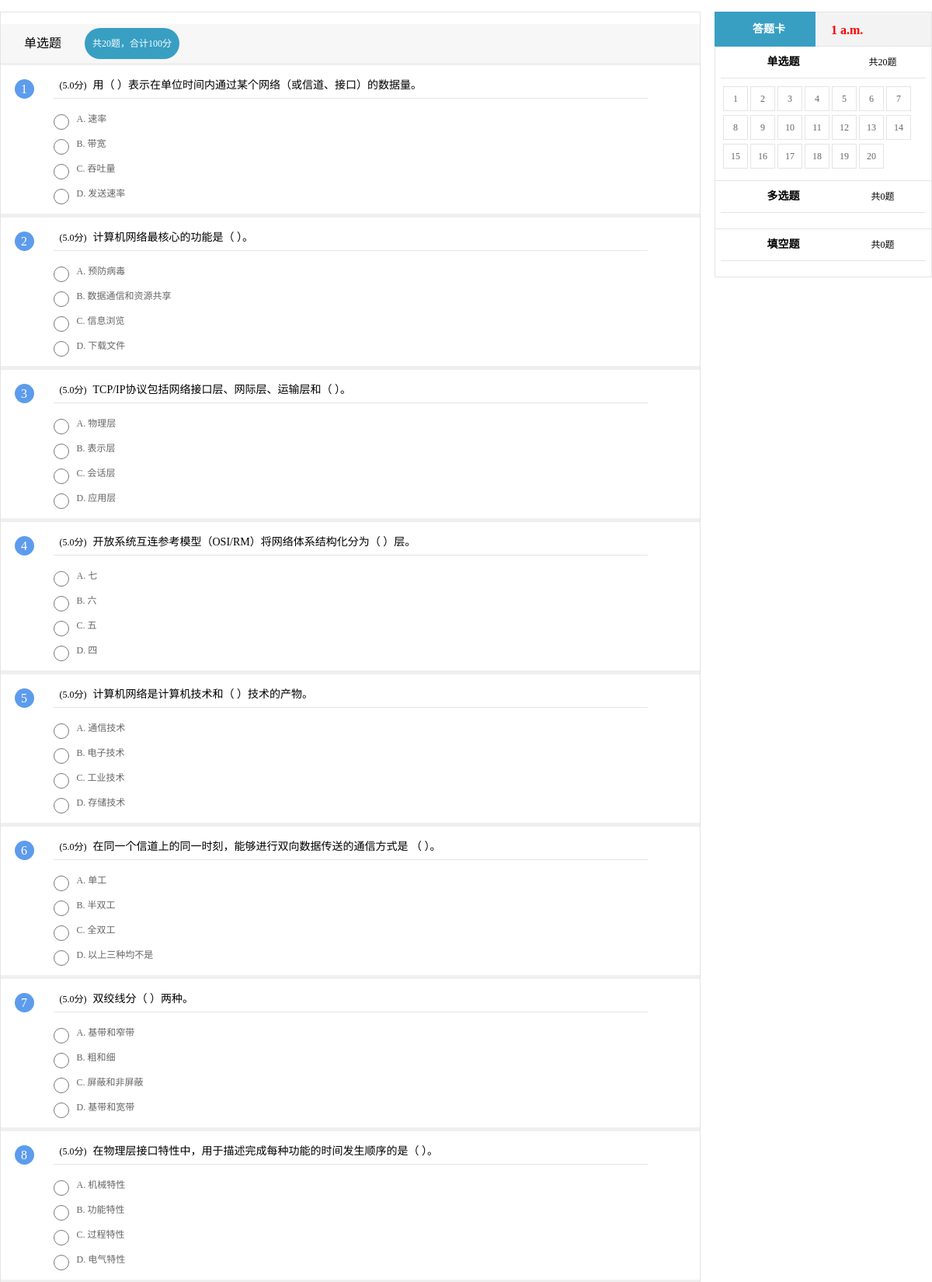
Screenshot of /6/ (signed in, upper part) with the database file from the repository.
### testsystem/models.py (models this page shows, shortened)
class Paper(models.Model):
    paper_text = models.CharField('试卷标题', max_length=128)
    pub_date = models.DateTimeField('发布日期', auto_now_add=True)
    time = models.TimeField("限时")
    class Meta:
        verbose_name = '试卷'
        verbose_name_plural = verbose_name

class SC_question(models.Model):
    SC_text = models.CharField('单选题内容', max_length=200)
    SC_solution = models.CharField('单选题答案', max_length=1, choices=SYMBOLS)
    value = models.DecimalField('分值', max_digits=4, decimal_places=1)
    paper = models.ForeignKey(Paper, on_delete=models.CASCADE)
    class Meta:
        verbose_name = '单选题'
        verbose_name_plural = verbose_name

class SC_choice(models.Model):
    choice_symbol = models.CharField('选项符号', max_length=1, choices=SYMBOLS)
    choice_text = models.CharField('选项内容', max_length=200)
    question = models.ForeignKey(SC_question, on_delete=models.CASCADE)
    paper = models.ForeignKey(Paper, on_delete=models.CASCADE)
    class Meta:
        verbose_name = '单选题选项'
        verbose_name_plural = verbose_name

### testsystem/views.py (the view)
# urls.py: path('<int:paper_id>/', views.paper, name='paper'),
def paper(request, paper_id):
    paper = get_object_or_404(Paper, pk=paper_id)
    sc_value_list = [i.value for i in paper.sc_question_set.all()]
    sc_value = value_list_sum(sc_value_list)
    mc_value_list = [i.value for i in paper.mc_question_set.all()]
    mc_value = value_list_sum(mc_value_list)
    blank_value_list = [i.value for i in paper.blank_question_set.all()]
    blank_value = value_list_sum(blank_value_list)
    if models.Score.objects.filter(user_id=request.session['user_id'], paper_id=paper.id):
        passed = True
        answer = models.Score.objects.get(user_id=request.session['user_id'], paper_id=paper.id).answer
        answer_timing = str(models.Score.objects.get(user_id=request.session['user_id'], paper_id=paper.id).time)
        score = models.Score.objects.get(user_id=request.session['user_id'], paper_id=paper.id).score
        return render(request, 'testsystem/paper.html', locals())
    else:
        return render(request, 'testsystem/paper.html', locals())

### testsystem/views.py (called while the page is built)
def value_list_sum(value_list):
    value_sum = 0
    for value in value_list:
        value_sum += value
    return int(value_sum) if '.0' in str(value_sum) else value_sum

### testsystem/templates/testsystem/paper.html (shortened to what this page needs)
{% load static %}
<!DOCTYPE HTML>
<html>
<head>
<link href="{% static '/test/css/main.css' %}" rel="stylesheet" type="text/css" />
<link href="{% static '/test/css/iconfont.css' %}" rel="stylesheet" type="text/css" />
<link href="{% static '/test/css/test.css' %}" rel="stylesheet" type="text/css" />
</head>
<body>
	<div class="main">
		<div class="test_main">
			<div class="nr_left">
				<div class="test">
					<form action="/{{paper.id}}/cal/" method="post">
						<div class="test_content">
							<div class="test_content_title">
								<h2>单选题</h2>
								<p>
									<span>共</span><i class="content_lit">{{paper.sc_question_set.all.count}}</i><span>题，</span><span>合计</span><i class="content_fs">{{sc_value}}</i><span>分</span>
								</p>
							</div>
						</div>
						<div class="test_content_nr">
							<ul>
								{% if paper.sc_question_set %}
									{% for sc_question in paper.sc_question_set.all %}
										<li id="sc_question{{forloop.counter}}">
											<div class="test_content_nr_tt">
												<i>{{forloop.counter}}</i><span>({{sc_question.value}}分)</span><font>{{sc_question.SC_text}}</font><b class="icon iconfont"></b>
											</div>
											<div class="test_content_nr_main">
												<ul>
													{% if sc_question.sc_choice_set %}
														{% for sc_choice in sc_question.sc_choice_set.all %}
															<li class="option">
																	<input type="radio" class="radioOrCheck" name="sc_question{{sc_question.id}}"
																		id="sc_choice{{sc_choice.id}}" value="{{sc_choice.choice_symbol}}"
																	/>
																<label for="sc_choice{{sc_choice.id}}">
																	{{sc_choice.choice_symbol}}.
																	<p class="ue" style="display: inline;">{{sc_choice.choice_text}}</p>
																</label>
															</li>
														{% endfor %}
													{% endif %}
												</ul>
											</div>
										</li>
									{% endfor %}
								{% else %}
									<p>No question</p>
								{% endif %}
							</ul>
						</div>
					</form>
				</div>
			</div>
			<div class="nr_right">
				<div class="nr_rt_main">
					<div class="rt_nr1">
						<div class="rt_nr1_title">
							<h1>
								<i class="icon iconfont"></i>答题卡
							</h1>
							<p class="test_time">
								{% if passed %}
									<b>{{answer_timing}}</b>
								{% else %}
									<b class="alt-1">{{paper.time}}</b>
								{% endif %}
							</p>
						</div>
						<div class="rt_content">
							<div class="rt_content_tt">
								<h2>单选题</h2>
								<p>
									<span>共</span><i class="content_lit">{{paper.sc_question_set.all.count}}</i><span>题</span>
								</p>
							</div>
							<div class="rt_content_nr answerSheet">
								<ul>
									{% if paper.sc_question_set %}
										{% for sc_question in paper.sc_question_set.all %}
											<li><a href="#sc_question{{forloop.counter}}">{{forloop.counter}}</a></li>
										{% endfor %}
									{% endif %}
								</ul>
							</div>
						</div>
						<div class="rt_content">
							<div class="rt_content_tt">
								<h2>多选题</h2>
								<p>
									<span>共</span><i class="content_lit">{{paper.mc_question_set.all.count}}</i><span>题</span>
								</p>
							</div>
							<div class="rt_content_nr answerSheet">
								<ul>
								</ul>
							</div>
						</div>
						<div class="rt_content">
							<div class="rt_content_tt">
								<h2>填空题</h2>
								<p>
									<span>共</span><i class="content_lit">{{paper.blank_question_set.all.count}}</i><span>题</span>
								</p>
							</div>
							<div class="rt_content_nr answerSheet">
								<ul>
								</ul>
							</div>
						</div>
					</div>
				</div>
			</div>
		</div>
	</div>
</body>
</html>

### testsystem/static/test/css/main.css (style rules this page uses)
* { margin: 0; padding: 0; }
html, body { width: 100%;height: 100%;overflow:auto;font-size:12px;margin:0;padding:0; font-family:"微软雅黑";background:#fff; text-align:center; }
ul,li { list-style:none; }
a { text-decoration:none; color:#666; }
i { font-style:normal; }
.iconfont { font-family:iconfont!important;font-style:normal;-webkit-font-smoothing:antialiased;-moz-osx-font-smoothing:grayscale; }

### testsystem/static/test/css/test.css (style rules this page uses)
.test_main { width:1200px; margin:15px auto 0; }
.nr_left { width:900px; height:100%; float:left; }
.test { width:100%; border:1px solid #e4e4e4; text-align:left; float:left; }
.test_time { color:#f00; line-height:45px; }
.test_time b { font-size:16px; height:45px; display:block; float:left; margin-left:10px; }
.test_content { width:100%; height:auto; margin-top:15px; }
.test_content_title { width:100%; height:50px; line-height:50px; background:#f7f7f7; text-align:center; }
.test_content_title h2 { padding:0 30px; font-size:16px; font-weight:normal; display:block; float:left }
.test_content_title p { padding:0 10px; height:40px; line-height:40px; background:#389fc3; color:#fff; border-radius:30px; display:block; float:left; margin-top:5px; }
.test_content_nr { width:100%; border-top:3px solid #efefef; }
.test_content_nr>ul>li { width:100%; border-bottom:5px solid #efefef; padding-top:10px; }
.test_content_nr_tt { width:85%; height:auto; line-height:32px; margin:0 auto; border-bottom:1px solid #e4e4e4; }
.test_content_nr_tt i { width:25px; height:25px; line-height:25px; text-align:center; display:block; float:left; background:#5d9cec; border-radius:50%; margin-left:-50px; color:#fff; margin-top:8px; font-size:16px; }
.test_content_nr_tt span { padding:0 8px; }
.test_content_nr_tt font { font-size:14px }
.test_content_nr_main { width:85%; margin:0 auto; padding:10px 0;height:auto; }
.option { line-height:32px; display:block; background:#fff;color:#666; }
.option input { width:20px; height:20px; display:block; float:left; margin:10px 10px 0 0; }
.option label { height:auto;display:block; }
.nr_right { width:280px; height:100%; float:right; }
.nr_rt_main { width:100%; height:auto; }
.rt_nr1 { width:280px; position:fixed; top:15px; z-index:1000; }
.rt_nr1_title { width:280px; height:45px; line-height:45px; background:#f3f3f3; }
.rt_nr1_title h1 { width:130px; height:45px; background:#389fc3; text-align:center; font-size:14px; display:block; float:left; color:#fff; }
.rt_nr1_title h1 i { padding:0 5px; font-size:14px; font-weight:normal; }
.rt_nr1_title p { width:141px; height:43px; padding-right:8px; border:1px solid #e4e4e4; border-left:0; display:block; float:right; }
.rt_content { width:278px; height:100%; border:1px solid #e4e4e4; border-top:0; }
.rt_content_tt { width:95%; height:40px; line-height:40px; margin:0 auto; border-bottom:1px solid #e4e4e4; }
.rt_content_tt h2 { width:150px; font-size:14px; display:inline-block; }
.rt_content_tt p { width:100px; display:inline-block; }
.answerSheet ul { padding:10px; text-align:left; }
.answerSheet li { display:inline-block;margin-bottom:5px; height:30px; width:30px; line-height:30px; text-align:center; border:1px solid #e4e4e4; }
.answerSheet li a { display:block; }

### rows the page displays
Paper: sc_question_set.all.count "20", time "1 a.m.", mc_question_set.all.count "0", blank_question_set.all.count "0"
SC_question: value "5.0", SC_text "用（ ）表示在单位时间内通过某个网络（或信道、接口）的数据量。"
SC_choice: choice_symbol "A", choice_text "速率"
SC_choice: choice_symbol "B", choice_text "带宽"
SC_choice: choice_symbol "C", choice_text "吞吐量"
SC_choice: choice_symbol "D", choice_text "发送速率"
SC_question: value "5.0", SC_text "计算机网络最核心的功能是（ ）。"
SC_choice: choice_symbol "A", choice_text "预防病毒"
SC_choice: choice_symbol "B", choice_text "数据通信和资源共享"
SC_choice: choice_symbol "C", choice_text "信息浏览"
SC_choice: choice_symbol "D", choice_text "下载文件"
SC_question: value "5.0", SC_text "TCP/IP协议包括网络接口层、网际层、运输层和（ ）。"
SC_choice: choice_symbol "A", choice_text "物理层"
SC_choice: choice_symbol "B", choice_text "表示层"
SC_choice: choice_symbol "C", choice_text "会话层"
SC_choice: choice_symbol "D", choice_text "应用层"
SC_question: value "5.0", SC_text "开放系统互连参考模型（OSI/RM）将网络体系结构化分为（ ）层。"
SC_choice: choice_symbol "A", choice_text "七"
SC_choice: choice_symbol "B", choice_text "六"
SC_choice: choice_symbol "C", choice_text "五"
SC_choice: choice_symbol "D", choice_text "四"
SC_question: value "5.0", SC_text "计算机网络是计算机技术和（ ）技术的产物。"
SC_choice: choice_symbol "A", choice_text "通信技术"
SC_choice: choice_symbol "B", choice_text "电子技术"
SC_choice: choice_symbol "C", choice_text "工业技术"
SC_choice: choice_symbol "D", choice_text "存储技术"
SC_question: value "5.0", SC_text "在同一个信道上的同一时刻，能够进行双向数据传送的通信方式是 （ ）。"
SC_choice: choice_symbol "A", choice_text "单工"
SC_choice: choice_symbol "B", choice_text "半双工"
SC_choice: choice_symbol "C", choice_text "全双工"
SC_choice: choice_symbol "D", choice_text "以上三种均不是"
SC_question: value "5.0", SC_text "双绞线分（ ）两种。"
SC_choice: choice_symbol "A", choice_text "基带和窄带"
SC_choice: choice_symbol "B", choice_text "粗和细"
SC_choice: choice_symbol "C", choice_text "屏蔽和非屏蔽"
SC_choice: choice_symbol "D", choice_text "基带和宽带"
SC_question: value "5.0", SC_text "在物理层接口特性中，用于描述完成每种功能的时间发生顺序的是（ ）。"
SC_choice: choice_symbol "A", choice_text "机械特性"
SC_choice: choice_symbol "B", choice_text "功能特性"
SC_choice: choice_symbol "C", choice_text "过程特性"
SC_choice: choice_symbol "D", choice_text "电气特性"

### other values shown
{{ sc_value }} "100"
